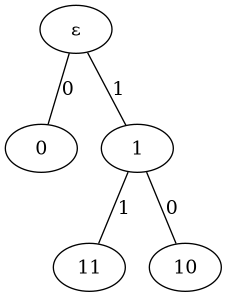
#> input picture Coding-Theory/tree_code_view/tree.png, 227 x 297 px
$ python takemaru-01.py
#> lines starting #> are read from the running program, lines starting #| are printed output that depends on the picture
import os
from PIL import Image
import sys
import time

def clear_console():
    os.system('cls' if os.name == 'nt' else 'clear')

def show_tittle():
    tittle = '''
        ███        ▄████████    ▄█   ▄█▄    ▄████████   ▄▄▄▄███▄▄▄▄      ▄████████    ▄████████ ███    █▄
    ▀█████████▄   ███    ███   ███ ▄███▀   ███    ███ ▄██▀▀▀███▀▀▀██▄   ███    ███   ███    ███ ███    ███
       ▀███▀▀██   ███    ███   ███▐██▀     ███    █▀  ███   ███   ███   ███    ███   ███    ███ ███    ███
        ███   ▀   ███    ███  ▄█████▀     ▄███▄▄▄     ███   ███   ███   ███    ███  ▄███▄▄▄▄██▀ ███    ███
        ███     ▀███████████ ▀▀█████▄    ▀▀███▀▀▀     ███   ███   ███ ▀███████████ ▀▀███▀▀▀▀▀   ███    ███
        ███       ███    ███   ███▐██▄     ███    █▄  ███   ███   ███   ███    ███ ▀███████████ ███    ███
        ███       ███    ███   ███ ▀███▄   ███    ███ ███   ███   ███   ███    ███   ███    ███ ███    ███
       ▄████▀     ███    █▀    ███   ▀█▀   ██████████  ▀█   ███   █▀    ███    █▀    ███    ███ ████████▀
                               ▀                                                     ███    ███                   '''

    print(f"\033[0;31m{tittle}\033[0m")

def show_menu():
    #type_animation("\033[0;35m[*]\033[0m Listando Opciones")
    print("\033[0;35m[*]\033[0m Listando Opciones")
    print("  \033[1;30m|-[1]\033[0m Imprime imágen por consola")
    print("  \033[1;30m|-[2]\033[0m Esconder un mensaje")
    print("  \033[1;30m|-[3]\033[0m Extraer un mensaje")
    print("  \033[1;30m|-[4]\033[0m Cifrar un mensaje (Cifrado Cesar)")
    print("  \033[1;30m|-[5]\033[0m Descifrar un mensaje (Cifrado Cesar)")
    print("  \033[1;30m|-[6]\033[0m Salir")
    choice = input(f"\033[0;35m[*]\033[0m Ingrese el número de opción: ")
#> the answer given: 1
#> the answer given: ../../Coding-Theory/tree_code_view/tree.png
    return choice

def display_image(image_path):
    while True:
        try:
            image = Image.open(image_path)
#> image is the input picture: PIL image 227x297 RGBA; mean R, G, B, A 247, 247, 247, 254.3
            width, height = image.size
#> width = 227; height = 297

            aspect_ratio = height / width
#> aspect_ratio = 1.31
            new_width = 80
            new_height = int(new_width * aspect_ratio)
#> new_height = 104

            resized_image = image.resize((new_width, new_height))
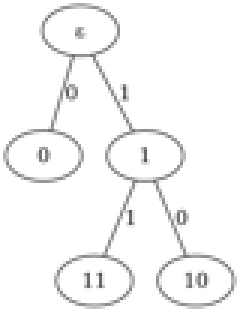
#> resized_image: PIL image 80x104 RGBA (shown 3 times larger); mean R, G, B, A 246.4, 246.4, 246.4, 254.4; transparent parts drawn white
            resized_image = resized_image.convert("L")  # Convierte a escala de grises
#> resized_image: PIL image 80x104 L

            for y in range(new_height):
                for x in range(new_width):
                    pixel_value = resized_image.getpixel((x, y))

                    # Solo muestra un carácter si el píxel no es blanco
                    char = " .:-=+*%@#"[min(pixel_value // 25, 9)] if pixel_value > 25 else " "

                    print(char, end="")
                print()

            # Si la imagen se mostró correctamente, sal del bucle
            break
        except FileNotFoundError:
            print(f"\033[7;31m  |-[!]\033[0m Ruta incorrecta. Inténtalo nuevamente.")
            break

# [175 lines left out: functions hide_message, clean_code_image, hide_message_options, check_code, retrieve_message, caesar_cipher_encrypt and 1 more, not called in this run]

def main():
    try:
        clear_console()  # Borra el contenido de la consola
        show_tittle()
        time.sleep(0.5)
        while True:
            choice = show_menu()
            if choice == "1":
                print("\033[0;36m  |-[+]\033[0m Has seleccionado la opción 1")
                try:
                    image_path = input(f"\033[0;36m  |-[+]\033[0m Image Path: ")  # Ruta de la imagen
                    display_image(image_path)
                except AttributeError:
                    image_path = input(f"\033[0;36m  |-[+]\033[0m Image Path: ")  # Ruta de la imagen
                    display_image(image_path)

            elif choice == "2":
                print("\033[0;36m  |-[+]\033[0m Has seleccionado la opción 2")
                image_path = input("\033[0;36m  |-[+]\033[0m Introduce la ruta de la imagen: ")
                message = input("\033[0;36m  |-[+]\033[0m Introduce el mensaje a ocultar: ")
                encoded_path = input("\033[0;36m  |-[+]\033[0m Introduce la ruta de la imagen con mensaje oculto: ")
                hide_message_options(image_path, message, encoded_path)
            elif choice == "3":
                print("\033[0;36m  |-[+]\033[0m Has seleccionado la opción 3")
                encoded_image_path = input("\033[0;36m  |-[+]\033[0m Introduce la ruta de la imagen con el mensaje oculto: ")
                retrieve_message(encoded_image_path)
            elif choice == "4":
                print("\033[0;36m  |-[+]\033[0m Has seleccionado la opción 4")
                text_to_cypher = input("\033[0;36m  |-[+]\033[0m Introduce el texto que deseas cifrar: ")
                rotation_number = int(input("\033[0;36m  |-[+]\033[0m Introduce el número de letras que deseas rotar el texto: "))
                try:
                    caesar_cipher_encrypt(text_to_cypher, rotation_number)
                except ValueError:
                    print("\033[0;31m  |-[!]\033[0m Error: La rotación debe ser un valor entero.")
            elif choice == "5":
                print("\033[0;36m  |-[+]\033[0m Has seleccionado la opción 4")
                encrypted_text = input("\033[0;36m  |-[+]\033[0m Introduce el texto que deseas descifrar: ")
                rotation_number = int(input("\033[0;36m  |-[+]\033[0m Introduce el número de letras que fue rotado el texto: "))
                try:
                    caesar_cipher_decrypt(encrypted_text, rotation_number)
                except ValueError:
                    print("\033[0;31m  |-[!]\033[0m Error: La rotación debe ser un valor entero.")
            elif choice == "6":
                print("\033[0;31m  [*]\033[0m Saliendo del programa")
                time.sleep(0.5)
                clear_console()
                break
            else:
                print("\033[0;31m[!]\033[0m Opción inválida, por favor ingrese un número de opción válido")
    except KeyboardInterrupt:
        print("\n\033[0;31m¡Ctrl + C detectado! Saliendo...\033[0m")
        time.sleep(0.5)
        clear_console()

if __name__ == "__main__":
#> (the run stopped early here; a loop or call above may not have finished)
